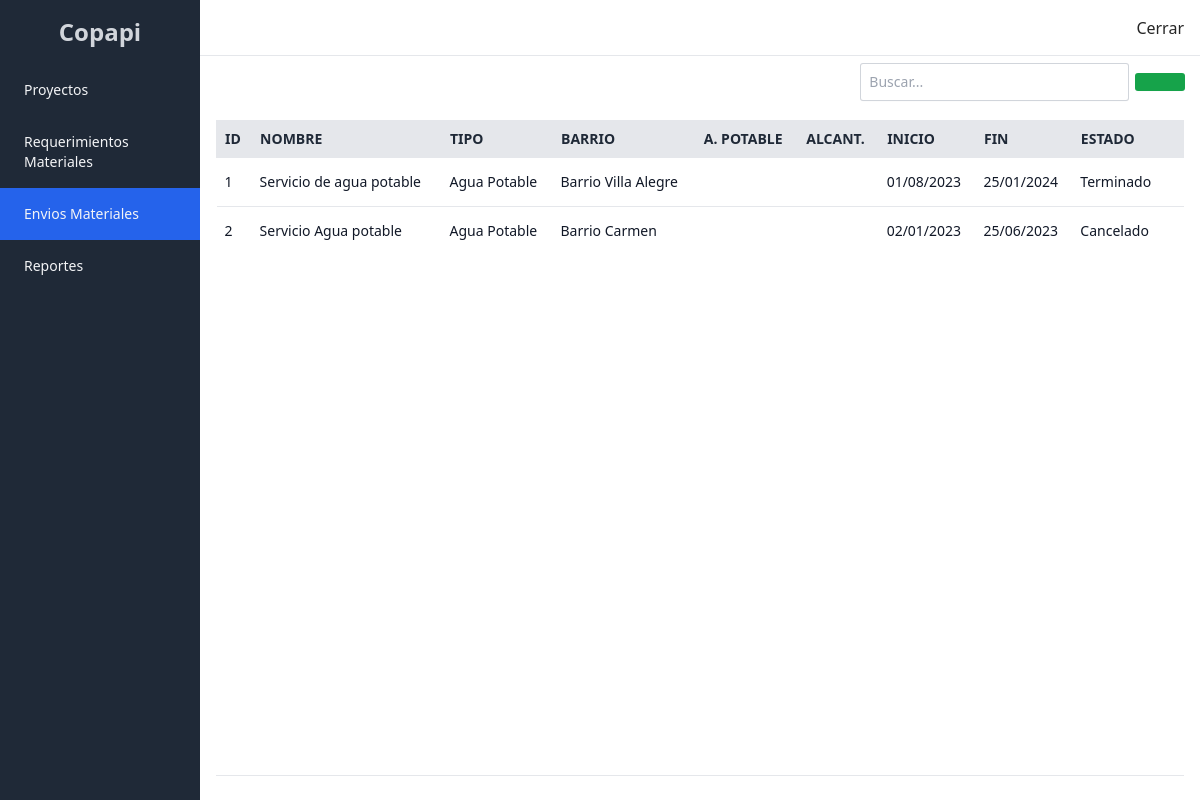
Page /proyecto/envios/ (signed in) on the earlier database version.
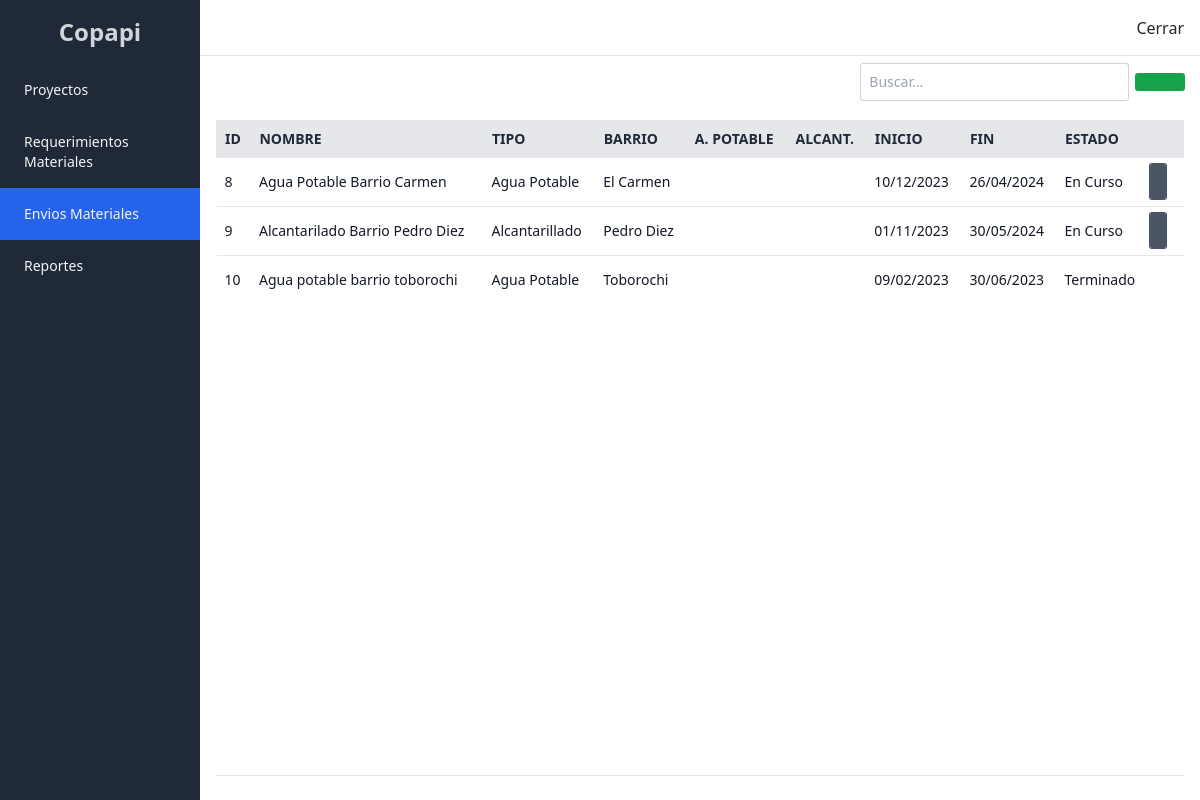
Same page on the later database version.
### proyecto/models.py (models this page shows, shortened)
class Proyecto(models.Model):
    tipo = models.ForeignKey(TipoProyecto, related_name='proyectos', on_delete=models.CASCADE)
    nombre = models.CharField(max_length=200, verbose_name='Nombre')
    fecha_inicio = models.DateField(verbose_name='Fecha Inicio')
    fecha_fin = models.DateField(verbose_name='Fecha Fin')
    estado = models.PositiveIntegerField(choices=ESTADOS, verbose_name='estado')
    barrio = models.ForeignKey(Barrio, null=True, blank=True, related_name='proyectos', on_delete=models.CASCADE)
    empleados = models.ManyToManyField('transporte.Persona', related_name='proyectos')

class TipoProyecto(models.Model):
    nombre = models.CharField(max_length=200, verbose_name='Nombre')
    descripcion = models.TextField(blank=True, null=True, verbose_name='Descripcion')

class Barrio(models.Model):
    nombre = models.CharField(max_length=200, verbose_name='Nombre')
    servicio_agua = models.BooleanField(default=False, verbose_name='Servicio Agua')
    servicio_alcantarillado = models.BooleanField(default=False, verbose_name='Servicio Alcantarillado')
    poblacion = models.IntegerField(verbose_name='Poblacion')
    area = models.FloatField(verbose_name='Area')

### proyecto/views.py (the view)
# urls.py: path('envios/', envio_materiales, name='envios'),
@login_required
def envio_materiales(request: HttpRequest):
    context = {}
    search = request.GET.get('search', '')
    context['proyectos'] = Proyecto.objects.select_related('tipo', 'barrio').filter(
        Q(nombre__icontains=search) | Q(barrio__nombre__icontains=search) |
        Q(tipo__nombre__icontains=search)
    ).all()
    context['valid_statuses'] = [1, 2]
    return render(request, 'envio_materiales.html', context)

### templates/envio_materiales.html (shortened to what this page needs)
{% extends 'index.html' %}
{% block content %}
<section class="flex justify-end items-center">
    <form class="w-1/3 flex gap-2" method="get" action=".">
        <div class="flex-1">
            <input
                type="text"
                class="form-control"
                placeholder="Buscar..."
                name="search"
                value="{{ request.GET.search }}"
            />
        </div>
        <div class="w-12">
            <button class="btn btn-success">
            </button>
        </div>
    </form>
</section>
<section class="overflow-auto h-[calc(100vh_-_7.5rem)] md:h-[calc(100vh_-_9rem)] py-2 px-4 md:p-0 border-b mt-5">
    <table class="min-w-full">
        <thead>
            <tr class="sticky top-0 bg-gray-200 text-left text-gray-800 text-sm font-semibold">
                <th class="p-2 uppercase border">id</th>
                <th class="p-2 uppercase border">nombre</th>
                <th class="p-2 uppercase border">tipo</th>
                <th class="p-2 uppercase border">barrio</th>
                <th class="p-2 uppercase border">a. potable</th>
                    <th class="p-2 uppercase border">alcant.</th>
                <th class="p-2 uppercase border">inicio</th>
                <th class="p-2 uppercase border">fin</th>
                <th class="p-2 uppercase border">estado</th>
                <th class="p-2 uppercase border"></th>
            </tr>
        </thead>
        <tbody class='bg-white divide-y divide-gray-200'>
            {% for proyecto in proyectos %}
                <tr class="text-left text-sm font-normal text-gray-900">
                    <td class="p-2">{{ proyecto.pk }}</td>
                    <td class="p-2">{{ proyecto.nombre }}</td>
                    <td class="p-2">{{ proyecto.tipo.nombre }}</td>
                    <td class="p-2">{{ proyecto.barrio.nombre }}</td>
                    <td class="px-2">
                    </td>
                    <td class="px-2">
                    </td>
                    <td class="p-2">{{ proyecto.fecha_inicio|date:"d/m/Y" }}</td>
                    <td class="p-2">{{ proyecto.fecha_fin|date:"d/m/Y" }}</td>
                    <td class="p-2">{{ proyecto.get_estado_display }}</td>
                    <td class="flex gap-2 items-center justify-center h-12">
                        {% if proyecto.estado in valid_statuses %}
                            <div class="w-8">
                                <a href="{% url 'proyecto-envio-detail' proyecto.pk %}" class="btn-secondary">
                                </a>
                            </div>
                        {% endif %}
                    </td>
                </tr>
            {% endfor %}
        </tbody>
    </table>
</section>
{% endblock %}

Differences in the rows shown:
removed Proyecto: pk "1", nombre "Servicio de agua potable", tipo.nombre "Agua Potable", barrio.nombre "Barrio Villa Alegre", fecha_inicio "01/08/2023", fecha_fin "25/01/2024", estado "Terminado"
removed Proyecto: pk "2", nombre "Servicio Agua potable", tipo.nombre "Agua Potable", barrio.nombre "Barrio Carmen", fecha_inicio "02/01/2023", fecha_fin "25/06/2023", estado "Cancelado"
added Proyecto: pk "8", nombre "Agua Potable Barrio Carmen", tipo.nombre "Agua Potable", barrio.nombre "El Carmen", fecha_inicio "10/12/2023", fecha_fin "26/04/2024", estado "En Curso"
added Proyecto: pk "9", nombre "Alcantarilado Barrio Pedro Diez", tipo.nombre "Alcantarillado", barrio.nombre "Pedro Diez", fecha_inicio "01/11/2023", fecha_fin "30/05/2024", estado "En Curso"
added Proyecto: pk "10", nombre "Agua potable barrio toborochi", tipo.nombre "Agua Potable", barrio.nombre "Toborochi", fecha_inicio "09/02/2023", fecha_fin "30/06/2023", estado "Terminado"
